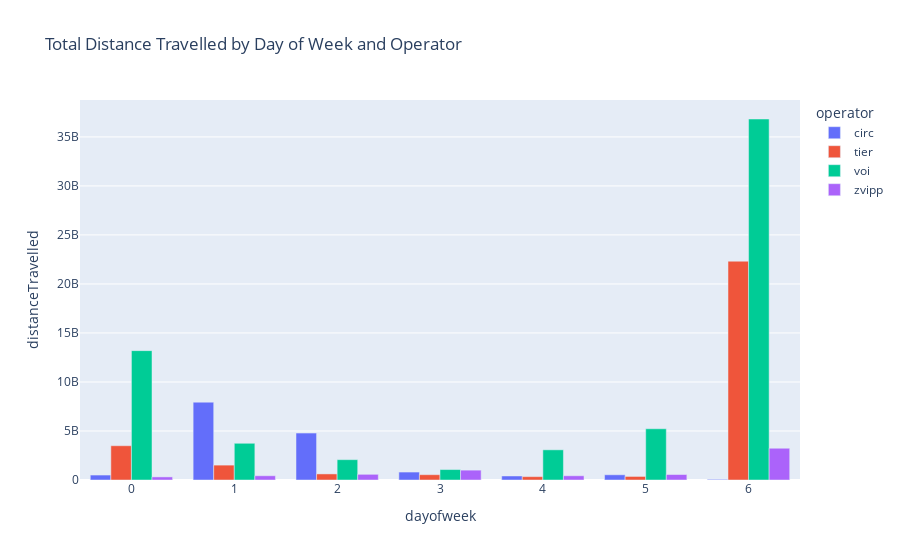

This figure's notebook cell:
### Code cell
obj_data_processing.plot_distance_taveled_day_of_week(df_processing)

### Figure 1 — Plotly figure (JSON) as saved in the notebook; plotly's stock layout.template omitted (floating-point values rounded to 4 significant figures)
{"data": [{"alignmentgroup": "True", "hovertemplate": "operator=circ<br>dayofweek=%{x}<br>distanceTravelled=%{y}<extra></extra>", "legendgroup": "circ", "marker": {"color": "#636efa", "pattern": {"shape": ""}}, "name": "circ", "offsetgroup": "circ", "orientation": "v", "showlegend": true, "textposition": "auto", "type": "bar", "x": [0, 1, 2, 3, 4, 5, 6], "xaxis": "x", "y": [504800000.0, 7939000000.0, 4785000000.0, 809900000.0, 411400000.0, 531600000.0, 65770000.0], "yaxis": "y"}, {"alignmentgroup": "True", "hovertemplate": "operator=tier<br>dayofweek=%{x}<br>distanceTravelled=%{y}<extra></extra>", "legendgroup": "tier", "marker": {"color": "#EF553B", "pattern": {"shape": ""}}, "name": "tier", "offsetgroup": "tier", "orientation": "v", "showlegend": true, "textposition": "auto", "type": "bar", "x": [0, 1, 2, 3, 4, 5, 6], "xaxis": "x", "y": [3497000000.0, 1518000000.0, 620100000.0, 540400000.0, 341300000.0, 363600000.0, 22320000000.0], "yaxis": "y"}, {"alignmentgroup": "True", "hovertemplate": "operator=voi<br>dayofweek=%{x}<br>distanceTravelled=%{y}<extra></extra>", "legendgroup": "voi", "marker": {"color": "#00cc96", "pattern": {"shape": ""}}, "name": "voi", "offsetgroup": "voi", "orientation": "v", "showlegend": true, "textposition": "auto", "type": "bar", "x": [0, 1, 2, 3, 4, 5, 6], "xaxis": "x", "y": [13200000000.0, 3746000000.0, 2074000000.0, 1065000000.0, 3079000000.0, 5229000000.0, 36830000000.0], "yaxis": "y"}, {"alignmentgroup": "True", "hovertemplate": "operator=zvipp<br>dayofweek=%{x}<br>distanceTravelled=%{y}<extra></extra>", "legendgroup": "zvipp", "marker": {"color": "#ab63fa", "pattern": {"shape": ""}}, "name": "zvipp", "offsetgroup": "zvipp", "orientation": "v", "showlegend": true, "textposition": "auto", "type": "bar", "x": [0, 1, 2, 3, 4, 5, 6], "xaxis": "x", "y": [315700000.0, 432400000.0, 579900000.0, 1005000000.0, 431500000.0, 558600000.0, 3240000000.0], "yaxis": "y"}], "layout": {"barmode": "group", "legend": {"title": {"text": "operator"}, "tracegroupgap": 0}, "title": {"text": "Total Distance Travelled by Day of Week and Operator"}, "xaxis": {"anchor": "y", "domain": [0, 1], "title": {"text": "dayofweek"}}, "yaxis": {"anchor": "x", "domain": [0, 1], "title": {"text": "distanceTravelled"}}}}
